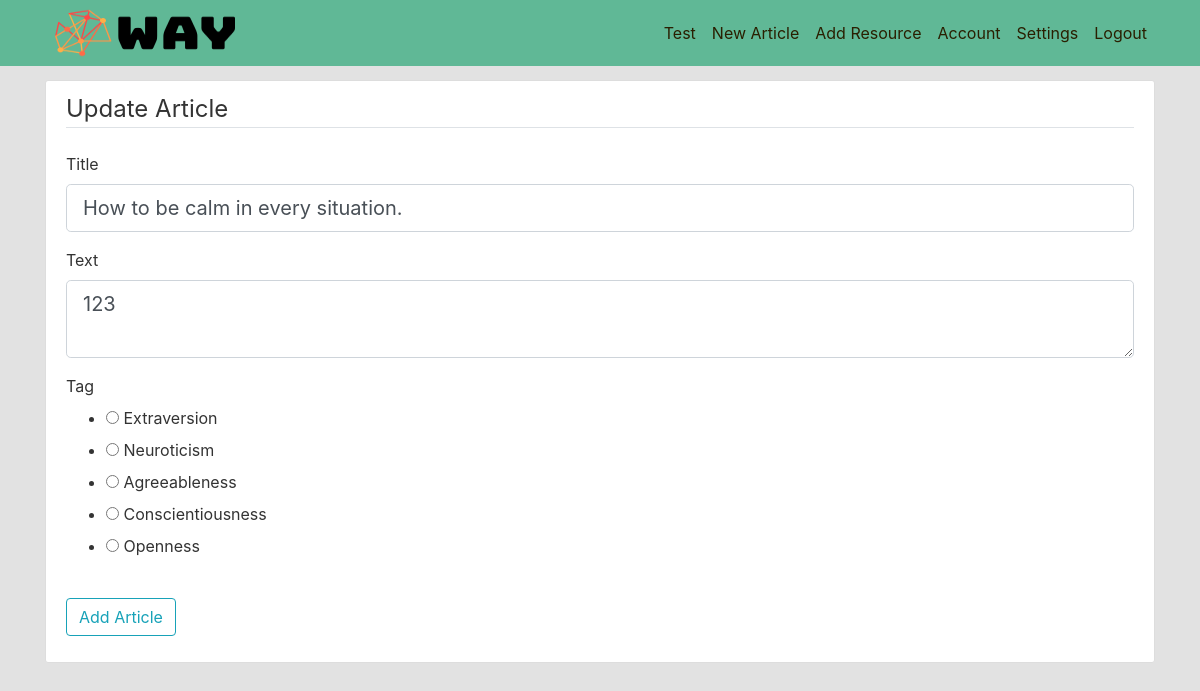
The page /article/1/update (signed in) on the database its author committed.
### way/models.py (models this page shows, shortened)
class Article(db.Model):
    id = db.Column(db.Integer, primary_key=True)
    title = db.Column(db.String(100), nullable=False)
    date_added = db.Column(db.DateTime, nullable=False, default=datetime.utcnow)
    content = db.Column(db.Text, nullable=False)
    user_id = db.Column(db.Integer, db.ForeignKey('user.id'), nullable=False)
    tag = db.Column(db.Integer)

### way/recommendations/routes.py (the view)
@recommendations.route("/article/<int:article_id>/update", methods=['GET', 'POST'])
@login_required
def update_article(article_id):
    article = Article.query.get_or_404(article_id)
    if article.author != current_user:
        abort(403)
    form = ArticleForm()
    if form.validate_on_submit():
        article.title = form.title.data
        article.content = form.content.data
        db.session.commit()
        flash('Article has been updated!', 'success')
        return redirect(url_for('recommendations.article', article_id=article.id))
    elif request.method == 'GET':
        form.title.data = article.title
        form.content.data = article.content
    return render_template('add_recommendation.html', title='Update Article',
                           form=form, legend='Update Article')

### way/recommendations/forms.py
class ArticleForm(FlaskForm):
    title = StringField('Title', validators=[DataRequired()])
    content = TextAreaField('Text', validators=[DataRequired()])
    tag = RadioField('Tag', choices=[
        ('Extraversion', 'Extraversion'),
        ('Neuroticism', 'Neuroticism'),
        ('Agreeableness', 'Agreeableness'),
        ('Conscientiousness', 'Conscientiousness'),
        ('Openness', 'Openness')
    ])
    submit = SubmitField('Add Article')

### way/models.py (called while the page is built)
@login_manager.user_loader
def load_user(user_id):
    return User.query.get(int(user_id))

### way/templates/add_recommendation.html (shortened to what this page needs)
{% extends "layout.html" %}
{% block content %}
<div class="content-section">
    <form method="POST" action="">
        <fieldset class="form-group">
            <legend class="border-bottom mb-4">{{ legend }}</legend>
            <div class="form-group">
                {{ form.title.label(class="form-control-label") }}
                {% if form.title.errors %}
                    {{ form.title(class="form-control form-control-lg is-invalid") }}
                    <div class="invalid-feedback">
                        {% for error in form.title.errors %}
                            <span>{{ error }}</span>
                        {% endfor %}
                    </div>
                {% else %}
                    {{ form.title(class="form-control form-control-lg") }}
                {% endif %}
            </div>
            <div class="form-group">
                {{ form.content.label(class="form-control-label") }}
                {% if form.content.errors %}
                    {{ form.content(class="form-control form-control-lg is-invalid") }}
                    <div class="invalid-feedback">
                        {% for error in form.content.errors %}
                            <span>{{ error }}</span>
                        {% endfor %}
                    </div>
                {% else %}
                    {{ form.content(class="form-control form-control-lg") }}
                {% endif %}
            </div>
            <div class="form-group">
                {{ form.tag.label(class="form-control-label") }}
                {{ form.tag }}
            </div>
        </fieldset>
        <div class="form-group">
            {{ form.submit(class="btn btn-outline-info") }}
        </div>
    </form>
</div>
{% endblock content %}

### way/static/main.css (style rules this page uses)
body { background: #e2e2e2; color: #333333; margin-top: 5rem; }
.content-section { background: #ffffff; padding: 10px 20px; border: 1px solid #dddddd; border-radius: 3px; margin-bottom: 20px; }

### rows shown on the page
Article: title "How to be calm in every situation.", content "123", tag "☐ Extraversion ☐ Neuroticism ☐ Agreeableness ☐ Conscientiousness ☐ Openness"

### other values the page prints
{{ legend }} "Update Article"
